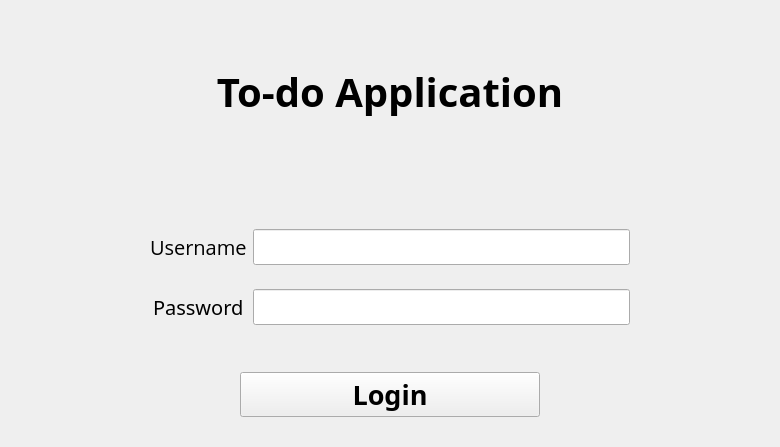
<?xml version="1.0" encoding="UTF-8"?>
<ui version="4.0">
 <class>todo_auth</class>
 <widget class="QMainWindow" name="todo_auth">
  <property name="geometry">
   <rect>
    <x>0</x>
    <y>0</y>
    <width>780</width>
    <height>447</height>
   </rect>
  </property>
  <property name="font">
   <font>
    <family>JetBrainsMono Nerd Font</family>
   </font>
  </property>
  <property name="windowTitle">
   <string>Todo App</string>
  </property>
  <widget class="QWidget" name="centralwidget">
   <property name="sizePolicy">
    <sizepolicy hsizetype="Maximum" vsizetype="Maximum">
     <horstretch>0</horstretch>
     <verstretch>0</verstretch>
    </sizepolicy>
   </property>
   <property name="minimumSize">
    <size>
     <width>100</width>
     <height>0</height>
    </size>
   </property>
   <layout class="QVBoxLayout" name="verticalLayout">
    <property name="leftMargin">
     <number>150</number>
    </property>
    <property name="topMargin">
     <number>2</number>
    </property>
    <property name="rightMargin">
     <number>150</number>
    </property>
    <property name="bottomMargin">
     <number>30</number>
    </property>
    <item>
     <widget class="QLabel" name="label">
      <property name="sizePolicy">
       <sizepolicy hsizetype="Preferred" vsizetype="Preferred">
        <horstretch>0</horstretch>
        <verstretch>0</verstretch>
       </sizepolicy>
      </property>
      <property name="font">
       <font>
        <family>JetBrainsMono Nerd Font</family>
        <pointsize>30</pointsize>
        <italic>false</italic>
        <bold>true</bold>
       </font>
      </property>
      <property name="text">
       <string>To-do Application</string>
      </property>
      <property name="alignment">
       <set>Qt::AlignmentFlag::AlignCenter</set>
      </property>
     </widget>
    </item>
    <item>
     <layout class="QFormLayout" name="formLayout">
      <property name="labelAlignment">
       <set>Qt::AlignmentFlag::AlignCenter</set>
      </property>
      <property name="formAlignment">
       <set>Qt::AlignmentFlag::AlignCenter</set>
      </property>
      <property name="verticalSpacing">
       <number>24</number>
      </property>
      <item row="0" column="0">
       <widget class="QLabel" name="label_2">
        <property name="font">
         <font>
          <family>Open Sans</family>
          <pointsize>15</pointsize>
         </font>
        </property>
        <property name="text">
         <string>Username</string>
        </property>
       </widget>
      </item>
      <item row="0" column="1">
       <widget class="QLineEdit" name="input_User">
        <property name="font">
         <font>
          <family>JetBrainsMono Nerd Font</family>
          <pointsize>15</pointsize>
         </font>
        </property>
       </widget>
      </item>
      <item row="1" column="0">
       <widget class="QLabel" name="label_3">
        <property name="font">
         <font>
          <family>JetBrainsMono Nerd Font</family>
          <pointsize>15</pointsize>
         </font>
        </property>
        <property name="text">
         <string>Password</string>
        </property>
       </widget>
      </item>
      <item row="1" column="1">
       <widget class="QLineEdit" name="input_Pass">
        <property name="font">
         <font>
          <family>JetBrainsMono Nerd Font</family>
          <pointsize>15</pointsize>
         </font>
        </property>
        <property name="echoMode">
         <enum>QLineEdit::EchoMode::Password</enum>
        </property>
       </widget>
      </item>
     </layout>
    </item>
    <item alignment="Qt::AlignmentFlag::AlignHCenter">
     <widget class="QPushButton" name="button_login">
      <property name="sizePolicy">
       <sizepolicy hsizetype="Maximum" vsizetype="Fixed">
        <horstretch>0</horstretch>
        <verstretch>0</verstretch>
       </sizepolicy>
      </property>
      <property name="minimumSize">
       <size>
        <width>300</width>
        <height>0</height>
       </size>
      </property>
      <property name="font">
       <font>
        <family>JetBrainsMono Nerd Font</family>
        <pointsize>20</pointsize>
        <bold>true</bold>
       </font>
      </property>
      <property name="text">
       <string>Login</string>
      </property>
      <property name="checkable">
       <bool>false</bool>
      </property>
      <property name="default">
       <bool>false</bool>
      </property>
     </widget>
    </item>
   </layout>
  </widget>
  <widget class="QMenuBar" name="menubar">
   <property name="geometry">
    <rect>
     <x>0</x>
     <y>0</y>
     <width>780</width>
     <height>25</height>
    </rect>
   </property>
  </widget>
 </widget>
 <resources/>
 <connections/>
</ui>
